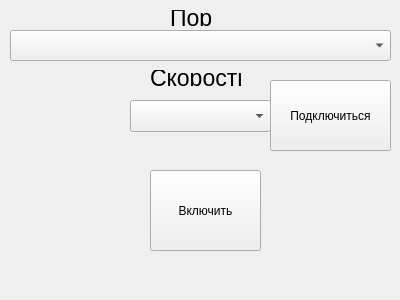
<?xml version="1.0" encoding="UTF-8"?>
<ui version="4.0">
 <class>Form</class>
 <widget class="QWidget" name="Form">
  <property name="geometry">
   <rect>
    <x>0</x>
    <y>0</y>
    <width>400</width>
    <height>300</height>
   </rect>
  </property>
  <property name="windowTitle">
   <string>Управление подсветкой</string>
  </property>
  <widget class="QComboBox" name="Port">
   <property name="geometry">
    <rect>
     <x>10</x>
     <y>30</y>
     <width>381</width>
     <height>31</height>
    </rect>
   </property>
  </widget>
  <widget class="QComboBox" name="Speed">
   <property name="geometry">
    <rect>
     <x>130</x>
     <y>100</y>
     <width>141</width>
     <height>32</height>
    </rect>
   </property>
  </widget>
  <widget class="QLabel" name="label">
   <property name="geometry">
    <rect>
     <x>170</x>
     <y>10</y>
     <width>41</width>
     <height>16</height>
    </rect>
   </property>
   <property name="font">
    <font>
     <pointsize>17</pointsize>
    </font>
   </property>
   <property name="text">
    <string>Порт</string>
   </property>
  </widget>
  <widget class="QLabel" name="label_2">
   <property name="geometry">
    <rect>
     <x>150</x>
     <y>70</y>
     <width>91</width>
     <height>16</height>
    </rect>
   </property>
   <property name="font">
    <font>
     <pointsize>17</pointsize>
    </font>
   </property>
   <property name="text">
    <string>Скорость</string>
   </property>
  </widget>
  <widget class="QPushButton" name="ConnectButton">
   <property name="geometry">
    <rect>
     <x>270</x>
     <y>80</y>
     <width>121</width>
     <height>71</height>
    </rect>
   </property>
   <property name="text">
    <string>Подключиться</string>
   </property>
  </widget>
  <widget class="QPushButton" name="EnableBtn">
   <property name="geometry">
    <rect>
     <x>150</x>
     <y>170</y>
     <width>111</width>
     <height>81</height>
    </rect>
   </property>
   <property name="text">
    <string>Включить</string>
   </property>
  </widget>
 </widget>
 <resources/>
 <connections/>
</ui>
